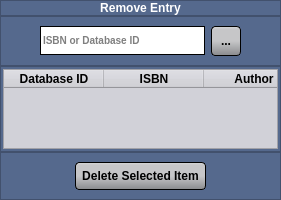
            <widget class="QWidget" name="remove_item_pane">
             <property name="styleSheet">
              <string notr="true">background-color: #55698d;

</string>
             </property>
             <layout class="QVBoxLayout" name="verticalLayout_8" stretch="0,1,2,0">
              <property name="spacing">
               <number>0</number>
              </property>
              <property name="leftMargin">
               <number>0</number>
              </property>
              <property name="topMargin">
               <number>0</number>
              </property>
              <property name="rightMargin">
               <number>0</number>
              </property>
              <property name="bottomMargin">
               <number>0</number>
              </property>
              <item>
               <widget class="QFrame" name="remove_entry_title_frame">
                <property name="frameShape">
                 <enum>QFrame::StyledPanel</enum>
                </property>
                <property name="frameShadow">
                 <enum>QFrame::Raised</enum>
                </property>
                <layout class="QHBoxLayout" name="horizontalLayout_8">
                 <property name="spacing">
                  <number>0</number>
                 </property>
                 <property name="leftMargin">
                  <number>0</number>
                 </property>
                 <property name="topMargin">
                  <number>0</number>
                 </property>
                 <property name="rightMargin">
                  <number>0</number>
                 </property>
                 <property name="bottomMargin">
                  <number>0</number>
                 </property>
                 <item>
                  <widget class="QLabel" name="remove_entry_title_label">
                   <property name="styleSheet">
                    <string notr="true">color: White;
font-family: &quot;SourceSansPro-Bold&quot;;
font-weight: 600;
background-color: none;
font-size: 12px;</string>
                   </property>
                   <property name="text">
                    <string>Remove Entry</string>
                   </property>
                   <property name="alignment">
                    <set>Qt::AlignCenter</set>
                   </property>
                  </widget>
                 </item>
                </layout>
               </widget>
              </item>
              <item>
               <widget class="QFrame" name="search_item_frame">
                <property name="frameShape">
                 <enum>QFrame::StyledPanel</enum>
                </property>
                <property name="frameShadow">
                 <enum>QFrame::Raised</enum>
                </property>
                <layout class="QHBoxLayout" name="horizontalLayout_3">
                 <item>
                  <spacer name="horizontalSpacer">
                   <property name="orientation">
                    <enum>Qt::Horizontal</enum>
                   </property>
                   <property name="sizeType">
                    <enum>QSizePolicy::MinimumExpanding</enum>
                   </property>
                   <property name="sizeHint" stdset="0">
                    <size>
                     <width>30</width>
                     <height>20</height>
                    </size>
                   </property>
                  </spacer>
                 </item>
                 <item>
                  <widget class="QLineEdit" name="search_database_input_box">
                   <property name="sizePolicy">
                    <sizepolicy hsizetype="MinimumExpanding" vsizetype="Fixed">
                     <horstretch>0</horstretch>
                     <verstretch>0</verstretch>
                    </sizepolicy>
                   </property>
                   <property name="minimumSize">
                    <size>
                     <width>165</width>
                     <height>29</height>
                    </size>
                   </property>
                   <property name="toolTip">
                    <string extracomment="Search for item in database to remove"/>
                   </property>
                   <property name="styleSheet">
                    <string notr="true">color: Black;
font-family: &quot;SourceSansPro-Bold&quot;;
font-weight: 600;
background-color: none;
font-size: 10px;
border-radius: none;
border-style: outset;
border-width: 1px;
border-color:black;</string>
                   </property>
                   <property name="placeholderText">
                    <string>ISBN or Database ID</string>
                   </property>
                  </widget>
                 </item>
                 <item>
                  <widget class="QToolButton" name="search_database_button">
                   <property name="sizePolicy">
                    <sizepolicy hsizetype="Maximum" vsizetype="Maximum">
                     <horstretch>0</horstretch>
                     <verstretch>0</verstretch>
                    </sizepolicy>
                   </property>
                   <property name="maximumSize">
                    <size>
                     <width>30</width>
                     <height>30</height>
                    </size>
                   </property>
                   <property name="styleSheet">
                    <string notr="true">QToolButton#search_database_button
{	

color: black;
	font-family: &quot;SourceSansPro-Bold&quot;;
	font-weight: 600;
	font-size: 12px;


	background-color: QLinearGradient( x1: 0, y1: 0, x2: 0, y2: 1, stop: 0 #d6d7d8, stop: 0.1 #c6c6c8, stop: 0.5 #c6c6c8, stop: 1 #b5b6b9, stop: 1 #8a8b8e);
	border-style: outset;
	border-width: 1px;
	border-color:black;
	padding: 6px;
	outline-offset: 4px;
	border-radius: 4px;
}

QToolButton:hover:!pressed#search_database_button
{
	background-color: QLinearGradient( x1: 0, y1: 0, x2: 0, y2: 1, stop: 0 #d6d7d8, stop: 0.1 #c6c6c8, stop: 0.5 #c6c6c8, stop: 1 #b5b6b9, stop: 1 #575759);
	border-color: orange;
}
</string>
                   </property>
                   <property name="text">
                    <string>...</string>
                   </property>
                   <property name="icon">
                    <iconset>
                     <normaloff>search_database_icon_30x30.png</normaloff>search_database_icon_30x30.png</iconset>
                   </property>
                   <property name="autoRaise">
                    <bool>false</bool>
                   </property>
                  </widget>
                 </item>
                 <item>
                  <spacer name="horizontalSpacer_2">
                   <property name="orientation">
                    <enum>Qt::Horizontal</enum>
                   </property>
                   <property name="sizeType">
                    <enum>QSizePolicy::MinimumExpanding</enum>
                   </property>
                   <property name="sizeHint" stdset="0">
                    <size>
                     <width>30</width>
                     <height>20</height>
                    </size>
                   </property>
                  </spacer>
                 </item>
                </layout>
               </widget>
              </item>
              <item>
               <widget class="QFrame" name="display_query_results">
                <property name="frameShape">
                 <enum>QFrame::StyledPanel</enum>
                </property>
                <property name="frameShadow">
                 <enum>QFrame::Raised</enum>
                </property>
                <layout class="QHBoxLayout" name="horizontalLayout_5">
                 <property name="spacing">
                  <number>0</number>
                 </property>
                 <property name="leftMargin">
                  <number>2</number>
                 </property>
                 <property name="topMargin">
                  <number>2</number>
                 </property>
                 <property name="rightMargin">
                  <number>2</number>
                 </property>
                 <property name="bottomMargin">
                  <number>2</number>
                 </property>
                 <item>
                  <widget class="QTableWidget" name="remove_item_table">
                   <property name="sizePolicy">
                    <sizepolicy hsizetype="Maximum" vsizetype="Maximum">
                     <horstretch>0</horstretch>
                     <verstretch>0</verstretch>
                    </sizepolicy>
                   </property>
                   <property name="maximumSize">
                    <size>
                     <width>416</width>
                     <height>80</height>
                    </size>
                   </property>
                   <property name="styleSheet">
                    <string notr="true">color: Black;
font-family: &quot;SourceSansPro-Bold&quot;;
font-weight: 600;
background-color: #D1D1D8;
font-size: 12px;
</string>
                   </property>
                   <property name="horizontalScrollBarPolicy">
                    <enum>Qt::ScrollBarAlwaysOff</enum>
                   </property>
                   <property name="alternatingRowColors">
                    <bool>true</bool>
                   </property>
                   <attribute name="horizontalHeaderStretchLastSection">
                    <bool>true</bool>
                   </attribute>
                   <column>
                    <property name="text">
                     <string>Database ID</string>
                    </property>
                   </column>
                   <column>
                    <property name="text">
                     <string>ISBN</string>
                    </property>
                   </column>
                   <column>
                    <property name="text">
                     <string>Author</string>
                    </property>
                   </column>
                  </widget>
                 </item>
                </layout>
               </widget>
              </item>
              <item>
               <widget class="QFrame" name="remove_selected_item_button_frame">
                <property name="frameShape">
                 <enum>QFrame::StyledPanel</enum>
                </property>
                <property name="frameShadow">
                 <enum>QFrame::Raised</enum>
                </property>
                <layout class="QHBoxLayout" name="horizontalLayout_4">
                 <item>
                  <spacer name="horizontalSpacer_3">
                   <property name="orientation">
                    <enum>Qt::Horizontal</enum>
                   </property>
                   <property name="sizeHint" stdset="0">
                    <size>
                     <width>40</width>
                     <height>15</height>
                    </size>
                   </property>
                  </spacer>
                 </item>
                 <item>
                  <widget class="QPushButton" name="remove_selected_item_button">
                   <property name="styleSheet">
                    <string notr="true">QPushButton#remove_selected_item_button
{	

color: black;
	font-family: &quot;SourceSansPro-Bold&quot;;
	font-weight: 600;
	font-size: 12px;


	background-color: QLinearGradient( x1: 0, y1: 0, x2: 0, y2: 1, stop: 0 #d6d7d8, stop: 0.1 #c6c6c8, stop: 0.5 #c6c6c8, stop: 1 #b5b6b9, stop: 1 #8a8b8e);
	border-style: outset;
	border-width: 1px;
	border-color:black;
	padding: 6px;
	outline-offset: 4px;
	border-radius: 4px;
}

QPushButton:hover:!pressed#remove_selected_item_button
{
	background-color: QLinearGradient( x1: 0, y1: 0, x2: 0, y2: 1, stop: 0 #d6d7d8, stop: 0.1 #c6c6c8, stop: 0.5 #c6c6c8, stop: 1 #b5b6b9, stop: 1 #575759);
	border-color: orange;
}
</string>
                   </property>
                   <property name="text">
                    <string>Delete Selected Item</string>
                   </property>
                  </widget>
                 </item>
                 <item>
                  <spacer name="horizontalSpacer_4">
                   <property name="orientation">
                    <enum>Qt::Horizontal</enum>
                   </property>
                   <property name="sizeHint" stdset="0">
                    <size>
                     <width>40</width>
                     <height>15</height>
                    </size>
                   </property>
                  </spacer>
                 </item>
                </layout>
               </widget>
              </item>
             </layout>
            </widget>
